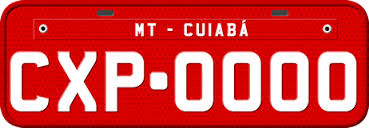
#> input picture Imagens/placa-02.jpg, 369 x 128 px
$ python Quest_7b.py
#> lines starting #> are read from the running program, lines starting #| are printed output that depends on the picture; after the words box and inside, x2 and y2 are one past the last pixel; in counts of white or black regions, pixels touching at a corner belong together
import cv2
import matplotlib.pyplot as plt

# Carregar a imagem em escala de cinza
img = cv2.imread("Imagens/placa-02.jpg", cv2.IMREAD_GRAYSCALE)
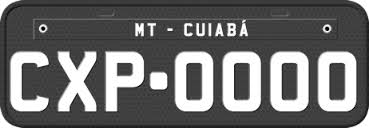
#> img: shape (128, 369); min 0, max 255, mean 109.3

# Verifica se a imagem foi carregada corretamente
if img is None:
    print("Erro ao carregar a imagem.")
    exit()

# Aplicar Otsu para segmentar automaticamente
_, img_segmentada = cv2.threshold(img, 0, 255, cv2.THRESH_BINARY + cv2.THRESH_OTSU)
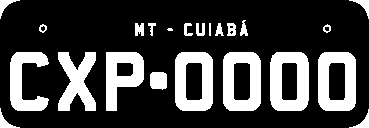
#> img_segmentada: shape (128, 369); 24.8% white; 23 white regions (1 under 20 px), largest, box (x1, y1, x2, y2) and area: (270, 52, 309, 111) 1644, (318, 52, 356, 111) 1574, (175, 52, 213, 111) 1571

# Exibir a imagem original e a segmentada
plt.figure(figsize=(10, 5))

plt.subplot(1, 2, 1)
plt.title("Imagem Original - Placa")
plt.imshow(img, cmap='gray')
plt.axis('off')

plt.subplot(1, 2, 2)
plt.title("Segmentação - Letras com Otsu")
plt.imshow(img_segmentada, cmap='gray')
plt.axis('off')

plt.tight_layout()
plt.show()
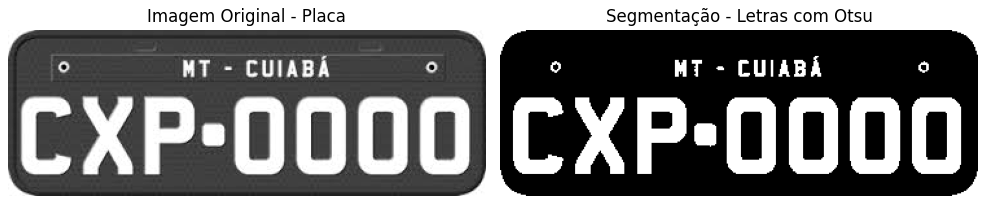
#> figure drawn by matplotlib, 2 panels

$ run again, with Imagens/placa-01.jpg copied over Imagens/placa-02.jpg
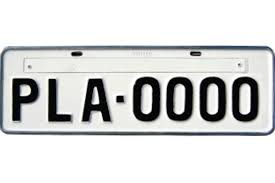
#> input picture Imagens/placa-01.jpg, 275 x 183 px
#> `_, img_segmentada = cv2.threshold(img, 0, 255, cv2.THRESH_BINARY + cv2..`:
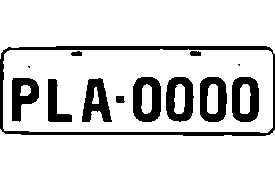
#> img_segmentada: shape (183, 275); 84.7% white; 13 black regions (2 under 20 px), largest, box (x1, y1, x2, y2) and area: (0, 46, 275, 136) 2305, (133, 77, 161, 122) 863, (232, 77, 259, 122) 819
#> `plt.show()`:
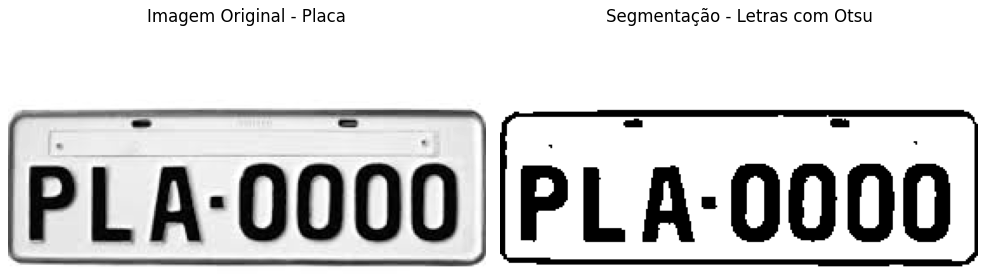
#> figure drawn by matplotlib, 2 panels
